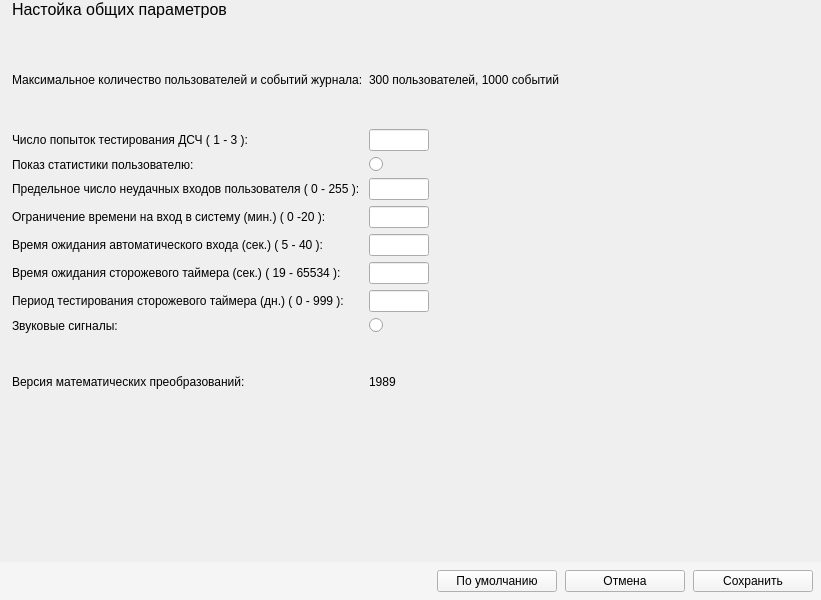
<?xml version="1.0" encoding="UTF-8"?>
<ui version="4.0">
 <class>Form</class>
 <widget class="QWidget" name="Form">
  <property name="geometry">
   <rect>
    <x>0</x>
    <y>0</y>
    <width>821</width>
    <height>600</height>
   </rect>
  </property>
  <property name="windowTitle">
   <string>Form</string>
  </property>
  <layout class="QVBoxLayout" name="verticalLayout">
   <property name="leftMargin">
    <number>0</number>
   </property>
   <property name="topMargin">
    <number>0</number>
   </property>
   <property name="rightMargin">
    <number>0</number>
   </property>
   <property name="bottomMargin">
    <number>0</number>
   </property>
   <item>
    <widget class="QLabel" name="label">
     <property name="font">
      <font>
       <pointsize>12</pointsize>
      </font>
     </property>
     <property name="styleSheet">
      <string notr="true">margin-left: 8px;</string>
     </property>
     <property name="text">
      <string>Настойка общих параметров</string>
     </property>
     <property name="margin">
      <number>0</number>
     </property>
    </widget>
   </item>
   <item>
    <layout class="QHBoxLayout" name="horizontalLayout_2">
     <item>
      <layout class="QGridLayout" name="gridLayout">
       <property name="leftMargin">
        <number>12</number>
       </property>
       <property name="topMargin">
        <number>12</number>
       </property>
       <item row="6" column="1">
        <widget class="QLineEdit" name="lineEdit_5">
         <property name="sizePolicy">
          <sizepolicy hsizetype="Fixed" vsizetype="Fixed">
           <horstretch>0</horstretch>
           <verstretch>0</verstretch>
          </sizepolicy>
         </property>
         <property name="maximumSize">
          <size>
           <width>60</width>
           <height>16777215</height>
          </size>
         </property>
         <property name="maxLength">
          <number>5</number>
         </property>
        </widget>
       </item>
       <item row="5" column="0">
        <widget class="QLabel" name="label_8">
         <property name="text">
          <string>Время ожидания автоматического входа (сек.) ( 5 - 40 ):</string>
         </property>
        </widget>
       </item>
       <item row="0" column="1">
        <widget class="QLabel" name="label_3">
         <property name="text">
          <string>300 пользователей, 1000 событий</string>
         </property>
        </widget>
       </item>
       <item row="3" column="0">
        <widget class="QLabel" name="label_6">
         <property name="text">
          <string>Предельное число неудачных входов пользователя ( 0 - 255 ):</string>
         </property>
        </widget>
       </item>
       <item row="4" column="0">
        <widget class="QLabel" name="label_7">
         <property name="text">
          <string>Ограничение времени на вход в систему (мин.) ( 0 -20 ):</string>
         </property>
        </widget>
       </item>
       <item row="7" column="0">
        <widget class="QLabel" name="label_10">
         <property name="text">
          <string>Период тестирования сторожевого таймера (дн.) ( 0 - 999 ):</string>
         </property>
        </widget>
       </item>
       <item row="3" column="1">
        <widget class="QLineEdit" name="lineEdit_2">
         <property name="sizePolicy">
          <sizepolicy hsizetype="Fixed" vsizetype="Fixed">
           <horstretch>0</horstretch>
           <verstretch>0</verstretch>
          </sizepolicy>
         </property>
         <property name="maximumSize">
          <size>
           <width>60</width>
           <height>16777215</height>
          </size>
         </property>
         <property name="maxLength">
          <number>3</number>
         </property>
        </widget>
       </item>
       <item row="5" column="1">
        <widget class="QLineEdit" name="lineEdit_4">
         <property name="sizePolicy">
          <sizepolicy hsizetype="Fixed" vsizetype="Fixed">
           <horstretch>0</horstretch>
           <verstretch>0</verstretch>
          </sizepolicy>
         </property>
         <property name="maximumSize">
          <size>
           <width>60</width>
           <height>16777215</height>
          </size>
         </property>
         <property name="maxLength">
          <number>2</number>
         </property>
        </widget>
       </item>
       <item row="9" column="1">
        <widget class="QLabel" name="label_13">
         <property name="text">
          <string>1989</string>
         </property>
        </widget>
       </item>
       <item row="1" column="1">
        <widget class="QLineEdit" name="lineEdit">
         <property name="sizePolicy">
          <sizepolicy hsizetype="Fixed" vsizetype="Fixed">
           <horstretch>0</horstretch>
           <verstretch>0</verstretch>
          </sizepolicy>
         </property>
         <property name="maximumSize">
          <size>
           <width>60</width>
           <height>16777215</height>
          </size>
         </property>
         <property name="maxLength">
          <number>1</number>
         </property>
        </widget>
       </item>
       <item row="1" column="0">
        <widget class="QLabel" name="label_4">
         <property name="text">
          <string>Число попыток тестирования ДСЧ ( 1 - 3 ):</string>
         </property>
        </widget>
       </item>
       <item row="0" column="0">
        <widget class="QLabel" name="label_2">
         <property name="text">
          <string>Максимальное количество пользователей и событий журнала:</string>
         </property>
        </widget>
       </item>
       <item row="8" column="0">
        <widget class="QLabel" name="label_11">
         <property name="text">
          <string>Звуковые сигналы:</string>
         </property>
        </widget>
       </item>
       <item row="7" column="1">
        <widget class="QLineEdit" name="lineEdit_6">
         <property name="sizePolicy">
          <sizepolicy hsizetype="Fixed" vsizetype="Fixed">
           <horstretch>0</horstretch>
           <verstretch>0</verstretch>
          </sizepolicy>
         </property>
         <property name="maximumSize">
          <size>
           <width>60</width>
           <height>16777215</height>
          </size>
         </property>
         <property name="maxLength">
          <number>3</number>
         </property>
        </widget>
       </item>
       <item row="2" column="0">
        <widget class="QLabel" name="label_5">
         <property name="text">
          <string>Показ статистики пользователю:</string>
         </property>
        </widget>
       </item>
       <item row="4" column="1">
        <widget class="QLineEdit" name="lineEdit_3">
         <property name="sizePolicy">
          <sizepolicy hsizetype="Fixed" vsizetype="Fixed">
           <horstretch>0</horstretch>
           <verstretch>0</verstretch>
          </sizepolicy>
         </property>
         <property name="maximumSize">
          <size>
           <width>60</width>
           <height>16777215</height>
          </size>
         </property>
         <property name="maxLength">
          <number>2</number>
         </property>
        </widget>
       </item>
       <item row="2" column="1">
        <widget class="QRadioButton" name="radioButton">
         <property name="text">
          <string/>
         </property>
        </widget>
       </item>
       <item row="9" column="0">
        <widget class="QLabel" name="label_12">
         <property name="text">
          <string>Версия математических преобразований:</string>
         </property>
        </widget>
       </item>
       <item row="6" column="0">
        <widget class="QLabel" name="label_9">
         <property name="text">
          <string>Время ожидания сторожевого таймера (сек.) ( 19 - 65534 ):</string>
         </property>
        </widget>
       </item>
       <item row="8" column="1">
        <widget class="QRadioButton" name="radioButton_2">
         <property name="text">
          <string/>
         </property>
        </widget>
       </item>
      </layout>
     </item>
     <item>
      <spacer name="horizontalSpacer">
       <property name="orientation">
        <enum>Qt::Horizontal</enum>
       </property>
       <property name="sizeHint" stdset="0">
        <size>
         <width>13</width>
         <height>400</height>
        </size>
       </property>
      </spacer>
     </item>
    </layout>
   </item>
   <item>
    <spacer name="verticalSpacer">
     <property name="orientation">
      <enum>Qt::Vertical</enum>
     </property>
     <property name="sizeHint" stdset="0">
      <size>
       <width>20</width>
       <height>114</height>
      </size>
     </property>
    </spacer>
   </item>
   <item>
    <widget class="QWidget" name="widget" native="true">
     <property name="styleSheet">
      <string notr="true">background-color: #f5f5f5;</string>
     </property>
     <layout class="QHBoxLayout" name="horizontalLayout">
      <property name="spacing">
       <number>8</number>
      </property>
      <property name="leftMargin">
       <number>0</number>
      </property>
      <property name="topMargin">
       <number>8</number>
      </property>
      <property name="rightMargin">
       <number>8</number>
      </property>
      <property name="bottomMargin">
       <number>8</number>
      </property>
      <item>
       <spacer name="horizontal_spacer_1">
        <property name="orientation">
         <enum>Qt::Horizontal</enum>
        </property>
        <property name="sizeHint" stdset="0">
         <size>
          <width>40</width>
          <height>20</height>
         </size>
        </property>
       </spacer>
      </item>
      <item>
       <widget class="QPushButton" name="default_pushb_button">
        <property name="minimumSize">
         <size>
          <width>120</width>
          <height>0</height>
         </size>
        </property>
        <property name="text">
         <string>По умолчанию</string>
        </property>
       </widget>
      </item>
      <item>
       <widget class="QPushButton" name="cancel_push_button">
        <property name="minimumSize">
         <size>
          <width>120</width>
          <height>0</height>
         </size>
        </property>
        <property name="text">
         <string>Отмена</string>
        </property>
       </widget>
      </item>
      <item>
       <widget class="QPushButton" name="save_push_button">
        <property name="minimumSize">
         <size>
          <width>120</width>
          <height>0</height>
         </size>
        </property>
        <property name="text">
         <string>Сохранить</string>
        </property>
       </widget>
      </item>
     </layout>
    </widget>
   </item>
  </layout>
 </widget>
 <resources/>
 <connections/>
</ui>
